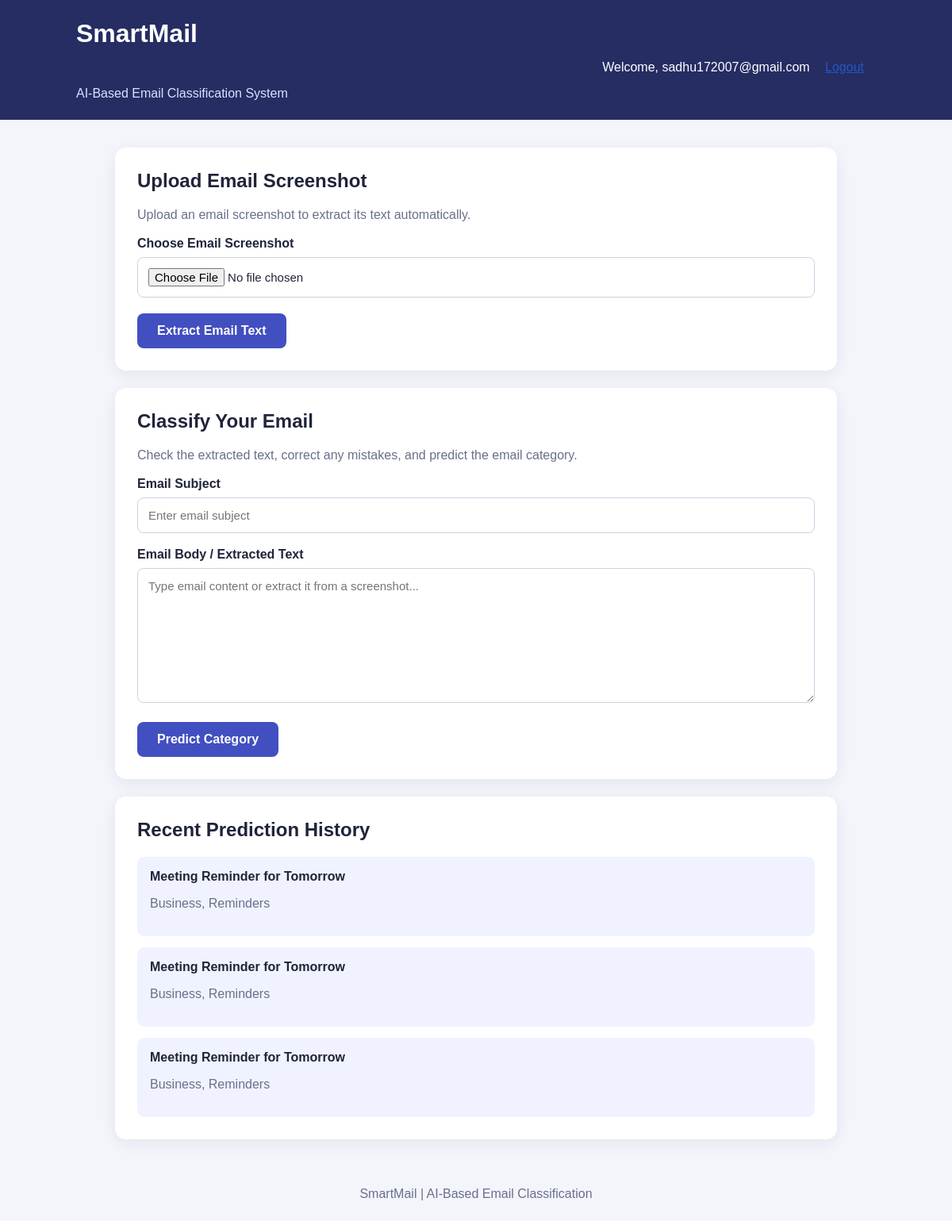
The page / (signed in) on the database its author committed.
### tables this page shows
CREATE TABLE predictions (
                id INTEGER PRIMARY KEY AUTOINCREMENT,
                user_id INTEGER NOT NULL,
                subject TEXT,
                category TEXT,
                FOREIGN KEY (user_id) REFERENCES users(id)
            );

### app.py (the view, shortened to what this page needs)
@app.route("/", methods=["GET", "POST"])
def home():
    if not session.get("user_id"):
        return redirect(url_for("login"))
    predictions = []
    subject = ""
    body = ""
    error = ""
    predicted = False
    extracted = False
    user_id = session["user_id"]
    with sqlite3.connect(DATABASE) as conn:
        conn.row_factory = sqlite3.Row
        history = conn.execute(
            """
            SELECT subject, category
            FROM predictions
            WHERE user_id = ?
            ORDER BY id DESC
            LIMIT 5
            """,
            (user_id,)
        ).fetchall()
    return render_template(
        "index.html",
        predictions=predictions,
        subject=subject,
        body=body,
        error=error,
        predicted=predicted,
        extracted=extracted,
        history=history
    )

### templates/index.html (shortened to what this page needs)
<!DOCTYPE html>
<html lang="en">
<head>
</head>
<body>
    <header>
        <h1>SmartMail</h1>
<div style="text-align: right; margin: 15px;">
    <span>Welcome, {{ session.get('user_email', 'User') }}</span>
    <a href="{{ url_for('logout') }}"
       style="margin-left: 15px; color: #2457c5;">
        Logout
    </a>
</div>
        <p>AI-Based Email Classification System</p>
    </header>
    <main>
        <section class="card">
            <h2>Upload Email Screenshot</h2>
            <p class="muted">
                Upload an email screenshot to extract its text automatically.
            </p>
            <form method="POST" enctype="multipart/form-data">
                <label for="email_image">Choose Email Screenshot</label>
                <input
                    type="file"
                    id="email_image"
                    name="email_image"
                    accept=".png,.jpg,.jpeg,image/png,image/jpeg"
                    required
                >
                <button type="submit" name="action" value="extract">
                    Extract Email Text
                </button>
            </form>
        </section>
        <section class="card">
            <h2>Classify Your Email</h2>
            <p class="muted">
                Check the extracted text, correct any mistakes, and predict
                the email category.
            </p>
            <form method="POST">
                <label for="subject">Email Subject</label>
                <input
                    type="text"
                    id="subject"
                    name="subject"
                    placeholder="Enter email subject"
                    value="{{ subject }}"
                >
                <label for="body">Email Body / Extracted Text</label>
                <textarea
                    id="body"
                    name="body"
                    placeholder="Type email content or extract it from a screenshot..."
                >{{ body }}</textarea>
                <button type="submit" name="action" value="predict">
                    Predict Category
                </button>
            </form>
        </section>
        {% if history %}
        <section class="card">
            <h2>Recent Prediction History</h2>
            {% for item in history %}
            <div class="result">
                <strong>{{ item.subject or "No subject" }}</strong>
                <p class="muted">{{ item.category }}</p>
            </div>
            {% endfor %}
        </section>
        {% endif %}
    </main>
    <footer>
        SmartMail | AI-Based Email Classification
    </footer>
</body>
</html>

### templates/index.html (style rules this page uses)
* { box-sizing: border-box; }
body { margin: 0; font-family: Arial, sans-serif; background: #f3f5fb; color: #20243a; }
header { background: #252d63; color: white; padding: 24px 8%; }
header h1 { margin: 0 0 8px; }
header p { margin: 0; color: #dce2ff; }
main { max-width: 950px; margin: 35px auto; padding: 0 20px; }
.card { background: white; padding: 28px; margin-bottom: 22px; border-radius: 14px; box-shadow: 0 5px 20px #17204a12; }
h2 { margin-top: 0; }
label { display: block; font-weight: bold; margin: 18px 0 8px; }
input, textarea { width: 100%; padding: 13px; border: 1px solid #ccd1e1; border-radius: 8px; font-size: 15px; font-family: inherit; }
textarea { min-height: 170px; resize: vertical; }
button { margin-top: 20px; padding: 13px 25px; border: none; border-radius: 8px; background: #424fc0; color: white; font-size: 16px; font-weight: bold; cursor: pointer; }
.result { background: #f0f2ff; padding: 16px; margin-top: 14px; border-radius: 9px; }
.muted { color: #68708a; }
footer { text-align: center; padding: 25px; color: #68708a; }

### rows shown on the page
predictions: subject "Meeting Reminder for Tomorrow", category "Business, Reminders"
predictions: subject "Meeting Reminder for Tomorrow", category "Business, Reminders"
predictions: subject "Meeting Reminder for Tomorrow", category "Business, Reminders"

### other values the page prints
{{ session.get('user_email', 'User') }} "sadhu172007@gmail.com"
